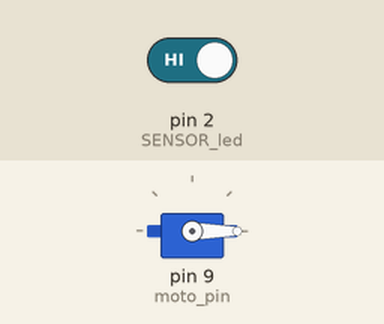
The sketch below on a simulated Arduino Uno, built with avr-gcc and run on an emulated ATmega328P. On the bench: servo. The test bench sets the inputs (shaded band); at power-on: pin 2 (SENSOR_led) HIGH. What the sketch prints to the serial monitor is not drawn.

Above: at 0.1 s.
At 1.2 s:
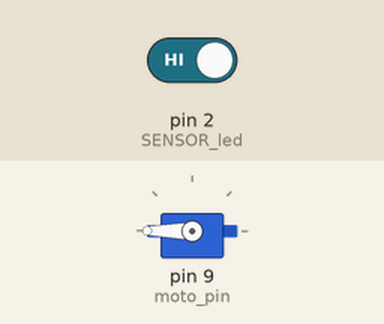
1.3 s: pin 2 (SENSOR_led) driven LOW
Timing chart, 0 to 4.3 s (numbered marks = the images above; inputs shaded):
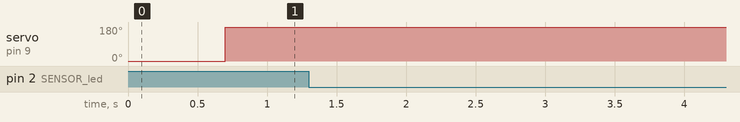

Measured:
- after the input at 1.3 s, every drawn part: stays the same

The sketch:

preryvanie_motor.ino
```cpp
#include <Servo.h>
Servo motor;
const int SENSOR_led=2;
volatile int state = LOW;
int a[6];
int i=0;
int h;

int moto_pin = 9;    //Подключаем левый мотор к пину 7
int js_position = 1500;  //Начальная позиция, всегда 1.5 мс для регуляторов бесколлекторных двигателей
int max_position = 2300; //Максимальное значение ШИМ 2.3 мс
int min_position = 800;  //Минимальное значени ШИМ 0.8 мс
int start = 1;  //Флаг задержки запуска

void motor_stop()
{
  state = !state;
  int sign_int = digitalRead(SENSOR_led);
  Serial.println(!sign_int,'\n');
  if(!sign_int==1)
  {
  a[i]=!sign_int;
  i++;
  }
  for (int i = 0; i < 6; i++)
  {
 Serial.print(a[i]); // печатаем каждый из 5 элементов массива
}
Serial.print('\n');
h = a[0]+a[1]+a[2]+a[3]+a[4]+a[5];
Serial.print(h);
Serial.print('\n');
if(i == 6)
{
  memset(a, 0, 12); // обнуляем массив
  i = 0;
  }
}
void setup()
{
  Serial.begin(9600);
  motor.attach(moto_pin, js_position, max_position);
  attachInterrupt(0, motor_stop, CHANGE);
}

void loop()
{
    if(start == 1) {
    motor.write(js_position);
    delay(700);
    start = 0;
  }

if (h==3){
  js_position = 0;
  motor.write(js_position);
}
else {
  js_position = 2300;
  motor.write(js_position);
}
}
```
